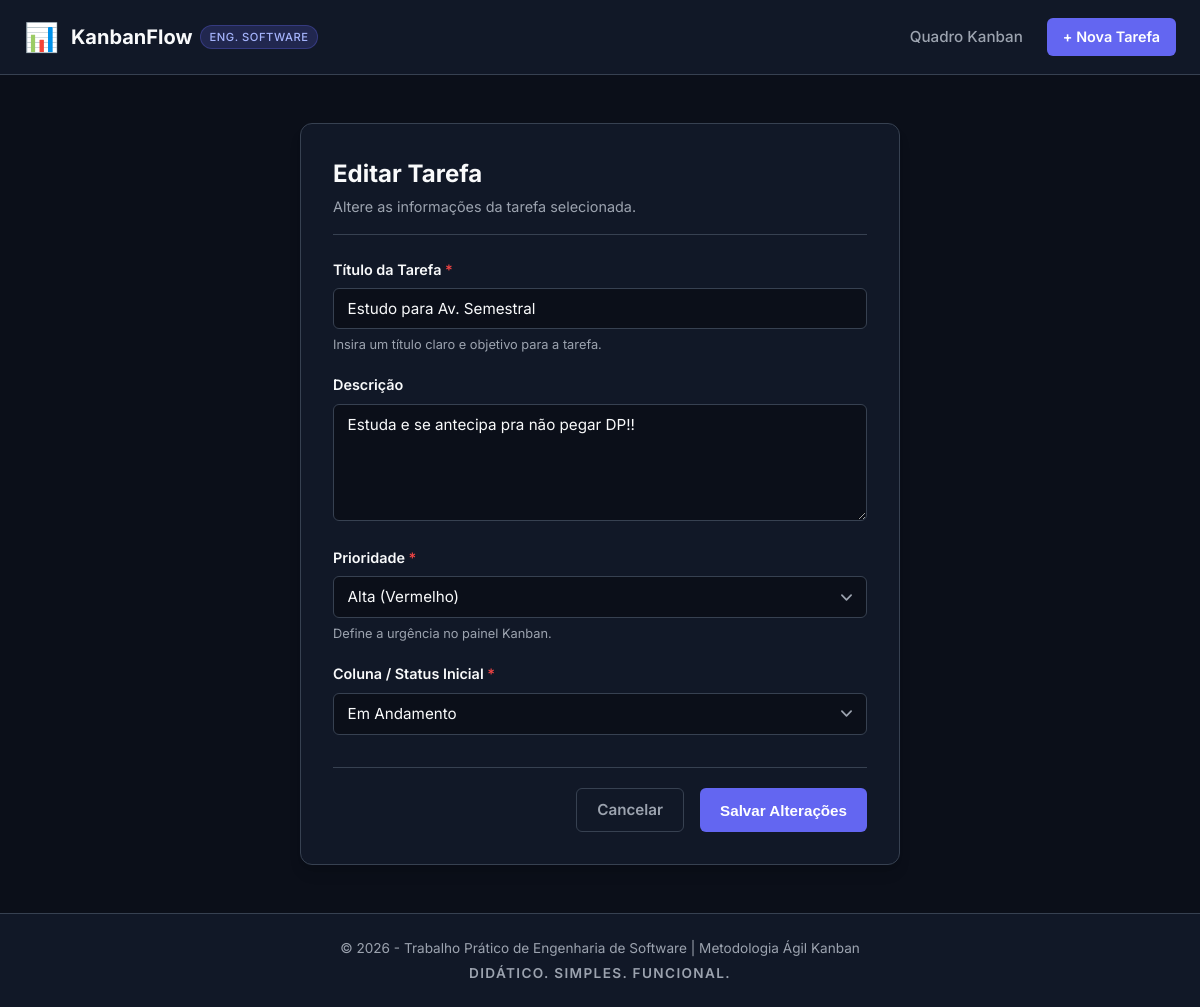
Page /tarefa/editar/3 on the committed database.
### tables this page shows
CREATE TABLE tasks (
    id INTEGER PRIMARY KEY AUTOINCREMENT,
    title TEXT NOT NULL,
    description TEXT,
    status TEXT NOT NULL DEFAULT 'Pendente', -- Pendente, Em Andamento, Concluído
    priority TEXT NOT NULL DEFAULT 'Média',  -- Baixa, Média, Alta
    created_at TIMESTAMP DEFAULT CURRENT_TIMESTAMP
);

### src/app.py (the view, shortened to what this page needs)
@bp.route('/tarefa/editar/<int:id>', methods=('GET', 'POST'))
def editar(id):
    tarefa = get_task_or_404(id)
    return render_template('tarefa.html', tarefa=tarefa)

### src/app.py (called while the page is built)
def get_task_or_404(task_id):
    db = get_db()
    task = db.execute(
        'SELECT id, title, description, status, priority, created_at '
        'FROM tasks '
        'WHERE id = ?',
        (task_id,)
    ).fetchone()
    if task is None:
        abort(404, f"Tarefa com ID {task_id} não encontrada.")
    return task

### src/db.py (called while the page is built)
def get_db():
    if 'db' not in g:
        g.db = sqlite3.connect(
            current_app.config['DATABASE']
        )
        g.db.row_factory = sqlite3.Row
    return g.db

### templates/tarefa.html (shortened to what this page needs)
{% extends 'base.html' %}
{% block content %}
<div class="form-container-wrapper">
    <div class="form-card">
        <div class="form-header">
            <h2>
                {% if tarefa %}
                    Editar Tarefa
                {% else %}
                    Nova Tarefa no Quadro
                {% endif %}
            </h2>
            <p>
                {% if tarefa %}
                    Altere as informações da tarefa selecionada.
                {% else %}
                    Preencha os dados abaixo para inserir uma nova tarefa no Kanban.
                {% endif %}
            </p>
        </div>
        <form method="POST" class="form-task-crud">
            <div class="form-group">
                <label for="title">Título da Tarefa <span class="required">*</span></label>
                <input
                    type="text"
                    id="title"
                    name="title"
                    required
                    placeholder="Ex: Refatorar módulo de autenticação"
                    value="{% if request.form.get('title') %}{{ request.form.get('title') }}{% elif tarefa %}{{ tarefa.title }}{% endif %}"
                    autofocus
                    class="form-control"
                >
                <small class="form-help">Insira um título claro e objetivo para a tarefa.</small>
            </div>
            <div class="form-group">
                <label for="description">Descrição</label>
                <textarea
                    id="description"
                    name="description"
                    placeholder="Descreva detalhadamente o escopo, critérios de aceitação ou notas importantes..."
                    rows="5"
                    class="form-control"
                >{% if request.form.get('description') %}{{ request.form.get('description') }}{% elif tarefa %}{{ tarefa.description or '' }}{% endif %}</textarea>
            </div>
            <div class="form-group">
                <label for="priority">Prioridade <span class="required">*</span></label>
                <select id="priority" name="priority" required class="form-control select-control">
                    {% set current_priority = request.form.get('priority') or (tarefa.priority if tarefa else 'Média') %}
                    <option value="Alta" {% if current_priority == 'Alta' %}selected{% endif %}>Alta (Vermelho)</option>
                </select>
                <small class="form-help">Define a urgência no painel Kanban.</small>
            </div>
            <div class="form-group">
                <label for="status">Coluna / Status Inicial <span class="required">*</span></label>
                <select id="status" name="status" required class="form-control select-control">
                    {% set current_status = request.form.get('status') or (tarefa.status if tarefa else 'Pendente') %}
                    <option value="Em Andamento" {% if current_status == 'Em Andamento' %}selected{% endif %}>Em Andamento</option>
                </select>
            </div>
            <div class="form-actions-bar">
                <a href="{{ url_for('tasks.index') }}" class="btn-secondary">Cancelar</a>
                <button type="submit" class="btn-primary">
                    {% if tarefa %}
                        Salvar Alterações
                    {% else %}
                        Criar Tarefa
                    {% endif %}
                </button>
            </div>
        </form>
    </div>
</div>
{% endblock %}

### static/css/style.css (style rules this page uses)
:root { --bg-body: #0b0f19; --bg-surface: #111827; --bg-column: #1f2937; --bg-card: #374151; --bg-card-hover: #4b5563; --primary: #6366f1; --primary-hover: #4f46e5; --primary-light: rgba(99, 102, 241, 0.15); --color-todo: #60a5fa; --color-doing: #fbbf24; --color-done: #34d399; --priority-alta: #ef4444; --priority-media: #f59e0b; --priority-baixa: #10b981; --text-main: #f9fafb; --text-muted: #9ca3af; --text-light: #e5e7eb; --border-color: #374151; --shadow-sm: 0 1px 2px 0 rgba(0, 0, 0, 0.05); --shadow-md: 0 4px 6px -1px rgba(0, 0, 0, 0.1), 0 2px 4px -1px rgba(0, 0, 0, 0.06); --shadow-lg: 0 10px 15px -3px rgba(0, 0, 0, 0.1), 0 4px 6px -2px rgba(0, 0, 0, 0.05); --transition-fast: all 0.2s cubic-bezier(0.4, 0, 0.2, 1); --font-family: 'Inter', system-ui, -apple-system, sans-serif; }
* { margin: 0; padding: 0; box-sizing: border-box; }
body { background-color: var(--bg-body); color: var(--text-main); font-family: var(--font-family); line-height: 1.5; -webkit-font-smoothing: antialiased; min-height: 100vh; display: flex; flex-direction: column; }
.form-container-wrapper { display: flex; justify-content: center; align-items: center; padding: 1rem 0; }
.form-card { background-color: var(--bg-surface); border: 1px solid var(--border-color); border-radius: 0.75rem; padding: 2rem; width: 100%; max-width: 600px; box-shadow: var(--shadow-lg); }
.form-header { margin-bottom: 1.5rem; border-bottom: 1px solid var(--border-color); padding-bottom: 1rem; }
.form-header h2 { font-size: 1.5rem; font-weight: 700; }
.form-header p { color: var(--text-muted); font-size: 0.9rem; margin-top: 0.25rem; }
.form-group { margin-bottom: 1.25rem; }
.form-group label { display: block; font-size: 0.9rem; font-weight: 600; margin-bottom: 0.5rem; }
.required { color: var(--priority-alta); }
.form-control { width: 100%; background-color: var(--bg-body); border: 1px solid var(--border-color); border-radius: 0.375rem; padding: 0.625rem 0.85rem; color: var(--text-main); font-family: inherit; font-size: 0.95rem; transition: var(--transition-fast); }
textarea.form-control { resize: vertical; }
.select-control { appearance: none; background-position: right 0.5rem center; background-repeat: no-repeat; background-size: 1.5em 1.5em; padding-right: 2.5rem; }
.form-help { color: var(--text-muted); font-size: 0.8rem; display: block; margin-top: 0.35rem; }
.form-actions-bar { display: flex; justify-content: flex-end; gap: 1rem; margin-top: 2rem; border-top: 1px solid var(--border-color); padding-top: 1.25rem; }
.btn-primary { background-color: var(--primary); color: white; border: none; padding: 0.625rem 1.25rem; border-radius: 0.375rem; font-weight: 600; cursor: pointer; font-size: 0.95rem; transition: var(--transition-fast); }
.btn-secondary { background-color: transparent; color: var(--text-muted); border: 1px solid var(--border-color); padding: 0.625rem 1.25rem; border-radius: 0.375rem; font-weight: 600; cursor: pointer; font-size: 0.95rem; transition: var(--transition-fast); text-decoration: none; text-align: center; }

### rows in the picture
tasks: title "Estudo para Av. Semestral", description "Estuda e se antecipa pra não pegar DP!!", priority "Alta (Vermelho)", status "Em Andamento"
